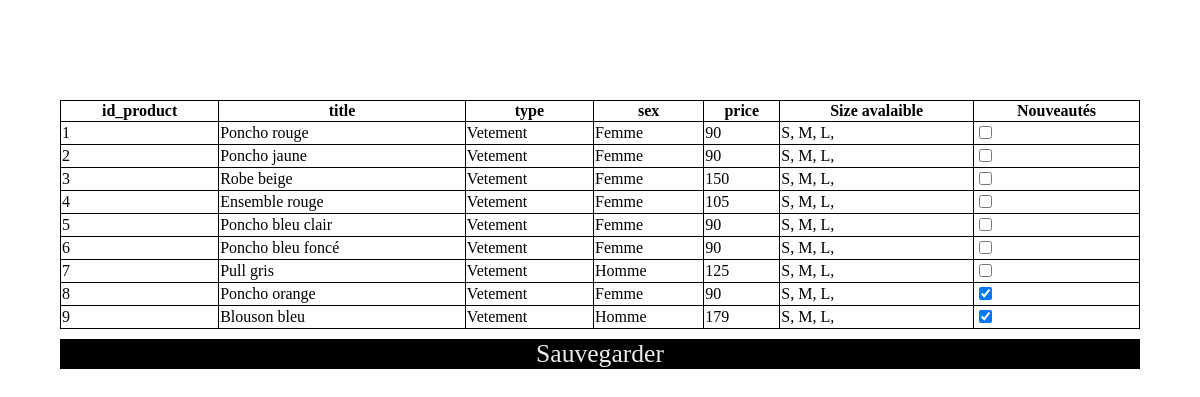
Screenshot of /back/logistic.php with the database file from the repository.
### tables this page shows
CREATE TABLE `product` (
  `id_product` int(11) NOT NULL,
  `title` varchar(200) NOT NULL,
  `type` varchar(50) NOT NULL,
  `sex` varchar(20) NOT NULL,
  `price` int(11) NOT NULL
);

### back/logistic.php (the view, shortened to what this page needs)
<?php
function get_id_news($news_product) {
	$id_news = array();
	foreach ($news_product as $data) {
		$id_news[] = $data['id_product'];
	}
	return $id_news;
}
?>
<!doctype html>
<html lang="fr">
	<head>
		<link rel="stylesheet" href="../header.css">
        <link rel="stylesheet" href="logistic.css">
		<link rel="stylesheet" href="../footer.css">
	</head>
	<body>
		<main>
			<form action="save_table.php" method="post" id="form_apercu">
				<table id="table_apercu">
	                <thead>
	                    <tr>
	                        <?php
	                        try {
	                            $dbh = new PDO('mysql:host=localhost;dbname=store_lalaina', "root", "@BDJMTC10+");
	                        } catch (PDOException $e) {
	                            print "Erreur !: " . $e->getMessage() . "<br/>";
	                            die();
	                        }
	                        $sql = "SELECT column_name FROM information_schema.columns WHERE table_name = 'product' ";
	                        $stmt = $dbh->query($sql);
							$columns_name = $stmt->fetchAll(PDO::FETCH_ASSOC);
							foreach ($columns_name as $name) {
								echo "<th>" . $name['column_name'] . "</th>";
							}
							echo "<th>Size avalaible</th>";
							echo "<th>Nouveautés</th>";
	                        ?>
	                    </tr>
	                </thead>
					<tbody>
						<?php
						$sql = "SELECT * FROM product";
					    $stmt = $dbh->query($sql);
						$rows = $stmt->fetchAll(PDO::FETCH_ASSOC);
						$sql = "SELECT * FROM nouveautes";
						$stmt = $dbh->query($sql);
						$news_product = $stmt->fetchAll(PDO::FETCH_ASSOC);
						foreach ($rows as $row) {
							echo "<tr>";
							echo "<a>";
							$a_path = "edit_product.php?id_product=" . $row['id_product'];
							echo "<td><a href=$a_path>" . $row['id_product'] . "</a></td>";
							echo "<td>" . $row['title'] . "</td>";
							echo "<td>" . $row['type'] . "</td>";
							echo "<td>" . $row['sex'] . "</td>";
							echo "<td>" . $row['price'] . "</td>";
							$sql = "SELECT size FROM product, size WHERE product.id_product=size.id_product AND size.id_product = ?";
						    $stmt = $dbh->prepare($sql);
						    $stmt->execute([$row['id_product']]);
							$res = $stmt->fetchAll(PDO::FETCH_ASSOC);
							$content_td = "";
							foreach ($res as $size) {
								$content_td .= $size['size'] . ", ";
							}
							echo "<td>$content_td</td>";
							$name_input = 'input_checkbox_' . $row['id_product'];
							if (in_array($row['id_product'], get_id_news($news_product))) {
								echo "<td><input name='$name_input' type='checkbox' checked></td>";
                            } else {
								echo "<td><input name='$name_input' type='checkbox'></td>";
							}
							echo "</a>";
							echo "</tr>";
						}
						?>
					</tbody>
	            </table>
				<input id="input_submit" name="input_submit" type="submit" value="Sauvegarder">
			</form>
		</main>
	</body>
</html>

### header.css (style rules this page uses)
* { font-family: myFirstFont; }
body { margin: 0; }

### back/logistic.css (style rules this page uses)
main { display: flex; justify-content: center; align-items: center; margin-top: 100px; margin-bottom: 200px; }
#form_apercu { width: 90%; display: flex; flex-direction: column; }
#table_apercu { width: 100%; border-collapse: collapse; }
#table_apercu td, #table_apercu th { border: 1px solid black; }
#input_submit { width: 100%; padding: 0; margin-top: 10px; border: none; background-color: black; font-size: 160%; color: #EBEBEB; }
#table_apercu a { width: 100%; height: 100%; display: block; text-decoration: none; color: black; }

### rows the page displays
product: id_product "1", title "Poncho rouge", type "Vetement", sex "Femme", price "90", content_td "S, M, L,"
product: id_product "2", title "Poncho jaune", type "Vetement", sex "Femme", price "90", content_td "S, M, L,"
product: id_product "3", title "Robe beige", type "Vetement", sex "Femme", price "150", content_td "S, M, L,"
product: id_product "4", title "Ensemble rouge", type "Vetement", sex "Femme", price "105", content_td "S, M, L,"
product: id_product "5", title "Poncho bleu clair", type "Vetement", sex "Femme", price "90", content_td "S, M, L,"
product: id_product "6", title "Poncho bleu foncé", type "Vetement", sex "Femme", price "90", content_td "S, M, L,"
product: id_product "7", title "Pull gris", type "Vetement", sex "Homme", price "125", content_td "S, M, L,"
product: id_product "8", title "Poncho orange", type "Vetement", sex "Femme", price "90", content_td "S, M, L,"
product: id_product "9", title "Blouson bleu", type "Vetement", sex "Homme", price "179", content_td "S, M, L,"

### other values shown
$name['column_name'] "id_product"
$name['column_name'] "title"
$name['column_name'] "type"
$name['column_name'] "sex"
$name['column_name'] "price"
